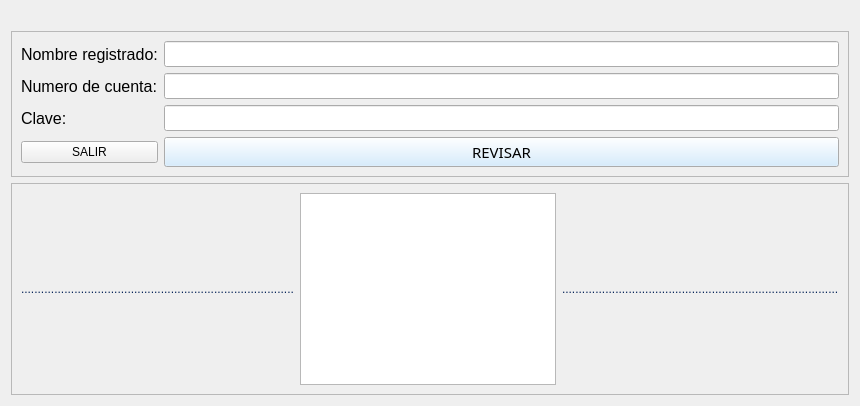
          <widget class="QWidget" name="tab_5">
           <attribute name="title">
            <string>DOCENTE</string>
           </attribute>
           <layout class="QGridLayout" name="gridLayout_18">
            <item row="0" column="0">
             <widget class="QLabel" name="Dlbl_png">
              <property name="text">
               <string/>
              </property>
              <property name="scaledContents">
               <bool>true</bool>
              </property>
             </widget>
            </item>
            <item row="1" column="0">
             <widget class="QFrame" name="Dframe1">
              <property name="frameShape">
               <enum>QFrame::StyledPanel</enum>
              </property>
              <property name="frameShadow">
               <enum>QFrame::Raised</enum>
              </property>
              <layout class="QGridLayout" name="gridLayout_16">
               <item row="1" column="1">
                <widget class="QLineEdit" name="Dle_cuenta">
                 <property name="font">
                  <font>
                   <pointsize>11</pointsize>
                  </font>
                 </property>
                </widget>
               </item>
               <item row="2" column="0">
                <widget class="QLabel" name="Dlbl_contraE">
                 <property name="font">
                  <font>
                   <pointsize>12</pointsize>
                  </font>
                 </property>
                 <property name="text">
                  <string>Clave:</string>
                 </property>
                </widget>
               </item>
               <item row="2" column="1">
                <widget class="QLineEdit" name="Dle_clave">
                 <property name="font">
                  <font>
                   <pointsize>11</pointsize>
                  </font>
                 </property>
                </widget>
               </item>
               <item row="1" column="0">
                <widget class="QLabel" name="Dlbl_cuenta">
                 <property name="font">
                  <font>
                   <pointsize>12</pointsize>
                  </font>
                 </property>
                 <property name="text">
                  <string>Numero de cuenta:</string>
                 </property>
                </widget>
               </item>
               <item row="3" column="1">
                <widget class="QPushButton" name="Dbtn_sesion">
                 <property name="palette">
                  <palette>
                   <active>
                    <colorrole role="Button">
                     <brush brushstyle="SolidPattern">
                      <color alpha="255">
                       <red>203</red>
                       <green>232</green>
                       <blue>255</blue>
                      </color>
                     </brush>
                    </colorrole>
                   </active>
                   <inactive>
                    <colorrole role="Button">
                     <brush brushstyle="SolidPattern">
                      <color alpha="255">
                       <red>203</red>
                       <green>232</green>
                       <blue>255</blue>
                      </color>
                     </brush>
                    </colorrole>
                   </inactive>
                   <disabled>
                    <colorrole role="Button">
                     <brush brushstyle="SolidPattern">
                      <color alpha="255">
                       <red>203</red>
                       <green>232</green>
                       <blue>255</blue>
                      </color>
                     </brush>
                    </colorrole>
                   </disabled>
                  </palette>
                 </property>
                 <property name="font">
                  <font>
                   <family>Sans Serif Collection</family>
                   <pointsize>11</pointsize>
                   <weight>50</weight>
                   <bold>false</bold>
                  </font>
                 </property>
                 <property name="text">
                  <string>REVISAR</string>
                 </property>
                </widget>
               </item>
               <item row="0" column="1">
                <widget class="QLineEdit" name="Dle_name">
                 <property name="font">
                  <font>
                   <pointsize>11</pointsize>
                  </font>
                 </property>
                </widget>
               </item>
               <item row="0" column="0">
                <widget class="QLabel" name="Dlbl_name">
                 <property name="font">
                  <font>
                   <pointsize>12</pointsize>
                  </font>
                 </property>
                 <property name="text">
                  <string>Nombre registrado:</string>
                 </property>
                </widget>
               </item>
               <item row="3" column="0">
                <widget class="QPushButton" name="Dbtn_salir">
                 <property name="text">
                  <string>SALIR</string>
                 </property>
                </widget>
               </item>
              </layout>
             </widget>
            </item>
            <item row="2" column="0">
             <widget class="QFrame" name="Dframe2">
              <property name="frameShape">
               <enum>QFrame::StyledPanel</enum>
              </property>
              <property name="frameShadow">
               <enum>QFrame::Raised</enum>
              </property>
              <layout class="QGridLayout" name="gridLayout_17">
               <item row="0" column="1">
                <widget class="QTableWidget" name="DRTW_revision"/>
               </item>
               <item row="0" column="0">
                <widget class="QLabel" name="Dlabel2">
                 <property name="palette">
                  <palette>
                   <active>
                    <colorrole role="WindowText">
                     <brush brushstyle="SolidPattern">
                      <color alpha="255">
                       <red>6</red>
                       <green>36</green>
                       <blue>88</blue>
                      </color>
                     </brush>
                    </colorrole>
                    <colorrole role="Text">
                     <brush brushstyle="SolidPattern">
                      <color alpha="255">
                       <red>6</red>
                       <green>36</green>
                       <blue>88</blue>
                      </color>
                     </brush>
                    </colorrole>
                    <colorrole role="PlaceholderText">
                     <brush brushstyle="SolidPattern">
                      <color alpha="128">
                       <red>6</red>
                       <green>36</green>
                       <blue>88</blue>
                      </color>
                     </brush>
                    </colorrole>
                   </active>
                   <inactive>
                    <colorrole role="WindowText">
                     <brush brushstyle="SolidPattern">
                      <color alpha="255">
                       <red>6</red>
                       <green>36</green>
                       <blue>88</blue>
                      </color>
                     </brush>
                    </colorrole>
                    <colorrole role="Text">
                     <brush brushstyle="SolidPattern">
                      <color alpha="255">
                       <red>6</red>
                       <green>36</green>
                       <blue>88</blue>
                      </color>
                     </brush>
                    </colorrole>
                    <colorrole role="PlaceholderText">
                     <brush brushstyle="SolidPattern">
                      <color alpha="128">
                       <red>6</red>
                       <green>36</green>
                       <blue>88</blue>
                      </color>
                     </brush>
                    </colorrole>
                   </inactive>
                   <disabled>
                    <colorrole role="WindowText">
                     <brush brushstyle="SolidPattern">
                      <color alpha="255">
                       <red>120</red>
                       <green>120</green>
                       <blue>120</blue>
                      </color>
                     </brush>
                    </colorrole>
                    <colorrole role="Text">
                     <brush brushstyle="SolidPattern">
                      <color alpha="255">
                       <red>120</red>
                       <green>120</green>
                       <blue>120</blue>
                      </color>
                     </brush>
                    </colorrole>
                    <colorrole role="PlaceholderText">
                     <brush brushstyle="SolidPattern">
                      <color alpha="128">
                       <red>0</red>
                       <green>0</green>
                       <blue>0</blue>
                      </color>
                     </brush>
                    </colorrole>
                   </disabled>
                  </palette>
                 </property>
                 <property name="text">
                  <string>..................................................................................</string>
                 </property>
                </widget>
               </item>
               <item row="0" column="2">
                <widget class="QLabel" name="Dlabel">
                 <property name="palette">
                  <palette>
                   <active>
                    <colorrole role="WindowText">
                     <brush brushstyle="SolidPattern">
                      <color alpha="255">
                       <red>6</red>
                       <green>36</green>
                       <blue>88</blue>
                      </color>
                     </brush>
                    </colorrole>
                    <colorrole role="Text">
                     <brush brushstyle="SolidPattern">
                      <color alpha="255">
                       <red>6</red>
                       <green>36</green>
                       <blue>88</blue>
                      </color>
                     </brush>
                    </colorrole>
                    <colorrole role="PlaceholderText">
                     <brush brushstyle="SolidPattern">
                      <color alpha="128">
                       <red>6</red>
                       <green>36</green>
                       <blue>88</blue>
                      </color>
                     </brush>
                    </colorrole>
                   </active>
                   <inactive>
                    <colorrole role="WindowText">
                     <brush brushstyle="SolidPattern">
                      <color alpha="255">
                       <red>6</red>
                       <green>36</green>
                       <blue>88</blue>
                      </color>
                     </brush>
                    </colorrole>
                    <colorrole role="Text">
                     <brush brushstyle="SolidPattern">
                      <color alpha="255">
                       <red>6</red>
                       <green>36</green>
                       <blue>88</blue>
                      </color>
                     </brush>
                    </colorrole>
                    <colorrole role="PlaceholderText">
                     <brush brushstyle="SolidPattern">
                      <color alpha="128">
                       <red>6</red>
                       <green>36</green>
                       <blue>88</blue>
                      </color>
                     </brush>
                    </colorrole>
                   </inactive>
                   <disabled>
                    <colorrole role="WindowText">
                     <brush brushstyle="SolidPattern">
                      <color alpha="255">
                       <red>120</red>
                       <green>120</green>
                       <blue>120</blue>
                      </color>
                     </brush>
                    </colorrole>
                    <colorrole role="Text">
                     <brush brushstyle="SolidPattern">
                      <color alpha="255">
                       <red>120</red>
                       <green>120</green>
                       <blue>120</blue>
                      </color>
                     </brush>
                    </colorrole>
                    <colorrole role="PlaceholderText">
                     <brush brushstyle="SolidPattern">
                      <color alpha="128">
                       <red>0</red>
                       <green>0</green>
                       <blue>0</blue>
                      </color>
                     </brush>
                    </colorrole>
                   </disabled>
                  </palette>
                 </property>
                 <property name="text">
                  <string>...................................................................................</string>
                 </property>
                </widget>
               </item>
              </layout>
             </widget>
            </item>
           </layout>
          </widget>
